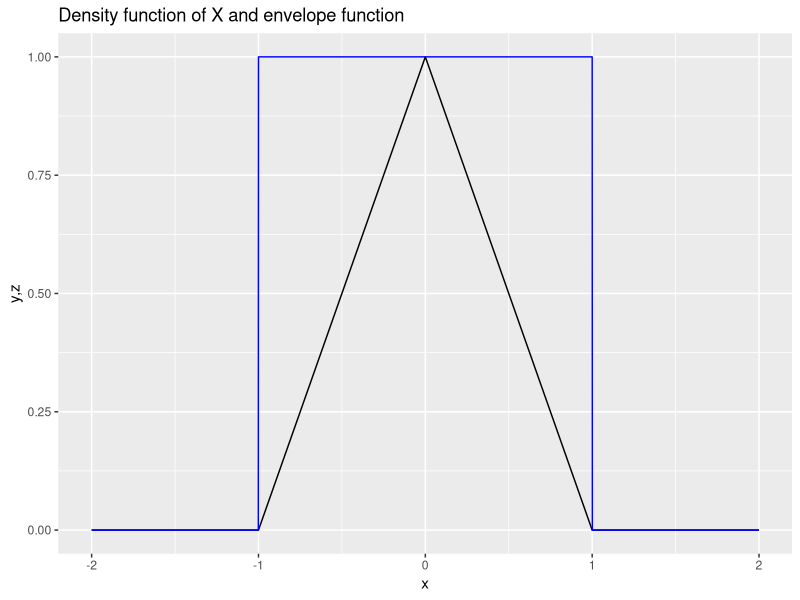
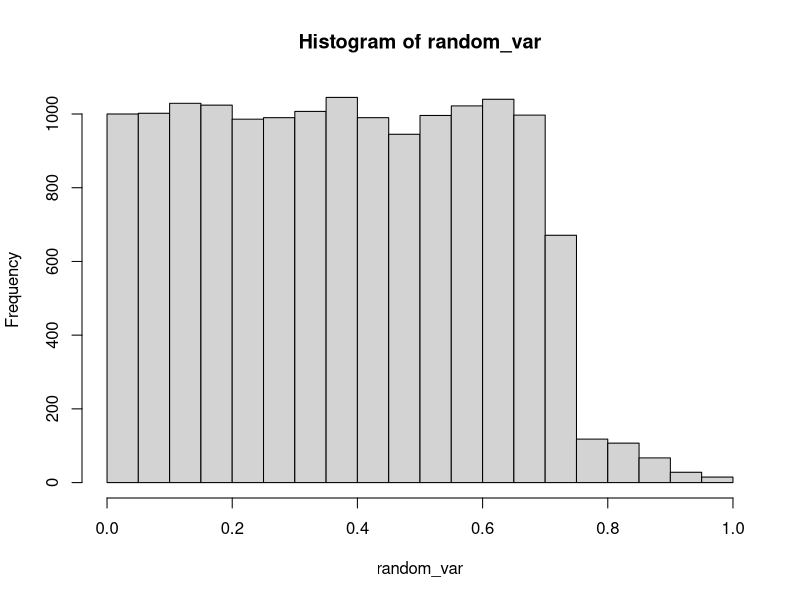
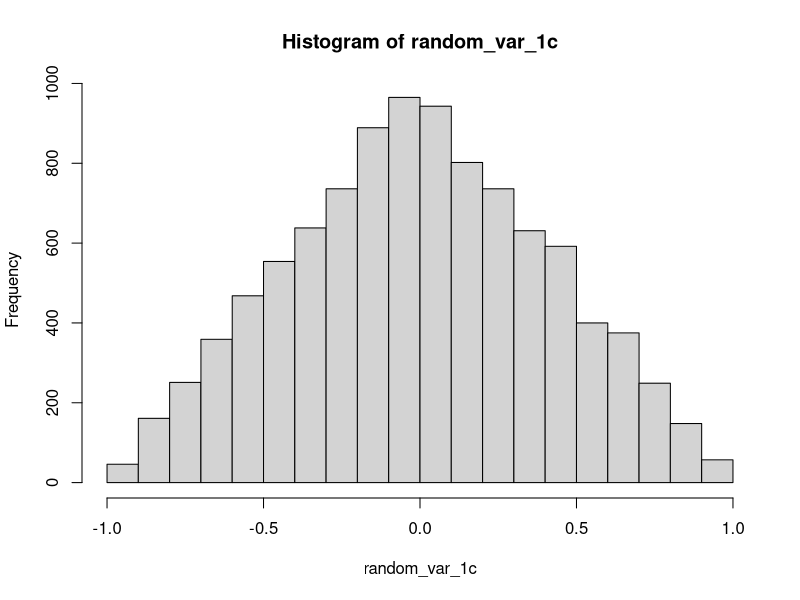

These charts were generated, in order, by the following R code:
########################## INIT CODE ###########################################
rm(list = ls())

########################## [ 1 a ] #############################################
# Since we need to find a envelope function for the density function, so we need
# to plot the density function first. let $ x \in [-3, 3] $, and we know it's  
# triangle sharped function. We also can plot it using the code below.

x <- seq(-2, 2, by = 0.001)
y <- rep(0, length(x))
z <- rep(0, length(x))

x1_index <- which(x > 1 | x < -1)
x2_index <- which(x >= -1 & x <= 0)
x3_index <- which(x > 0 & x <= 1)

y[x1_index] <- 0
y[x2_index] <- x[x2_index] + 1
y[x3_index] <- 1 - x[x3_index]

z0_index <- which(x > 1 | x < -1)
z1_index <- which(x >= -1 & x <= 1)

z[z1_index] <- 1
z[-z1_index] <- 0

data <- data.frame(x, y, z)

# After we get the plot, we can see that the density function is a triangle
# we will use an envelope function to cover the density function, and we can
# use function $ g(x) = 1 $ to cover the density function in the [-1,1] range. 

graph <- ggplot2::ggplot(data) +
  ggplot2::geom_line(mapping=ggplot2::aes(x=x,y=y)) + 
  ggplot2::geom_line(mapping=ggplot2::aes(x=x,y=z),color="blue") + 
  ggplot2::ggtitle("Density function of X and envelope function") +
  ggplot2::xlab("x") +
  ggplot2::ylab("y,z")


graph

# Now we will write a code for the rejection sampling algorithm. 


########################## [ 1 b ] #############################################
# To generate a random variable from the density function using Inverse CDF,
# we will need to calculate the CDF function first.

# CDF function

# in range (-inf,-1) we get CDF = 0
# in range (-1,0) we get CDF = \frac{x^2}{2} + x
# in range (0,1)  we get CDF = x - \frac{x^2}{2}
# in range (1,+inf)  we get CDF = 1

# we have F^{-1} in (-1,0) range is x = -1 + sqrt(1+2y)
# we have F^{-1} in ( 0,1) range is x =  1 - sqrt(1-2y)

# so we can write a function to generate a random variable from it
# For x2, sqrt will generate some error because of the negative value

u <- runif(10000)
x1 <- -1 + sqrt(1 + 2 * u)
x2 <- 1 - sqrt(1 - 2 * u)

random_var <- c(x1, x2)
hist(random_var)

# So the random variable is generated from the density function is random_var.
########################## [ 1 c ] #############################################

u1_1c <- runif(10000)
u2_1c <- runif(10000)

random_var_1c <- u1_1c - u2_1c
hist(random_var_1c)

########################## [ 1 d ] #############################################
# Since we already plot the data, we will generate the variable of 1a to 1c

# since the 1c is the simplest way to generate the random variable, but since it 
# can not adapt to some specific distribution, so we will use 1a to generate the
# the random variable.

random_var_1c_var <- var(random_var_1c)
